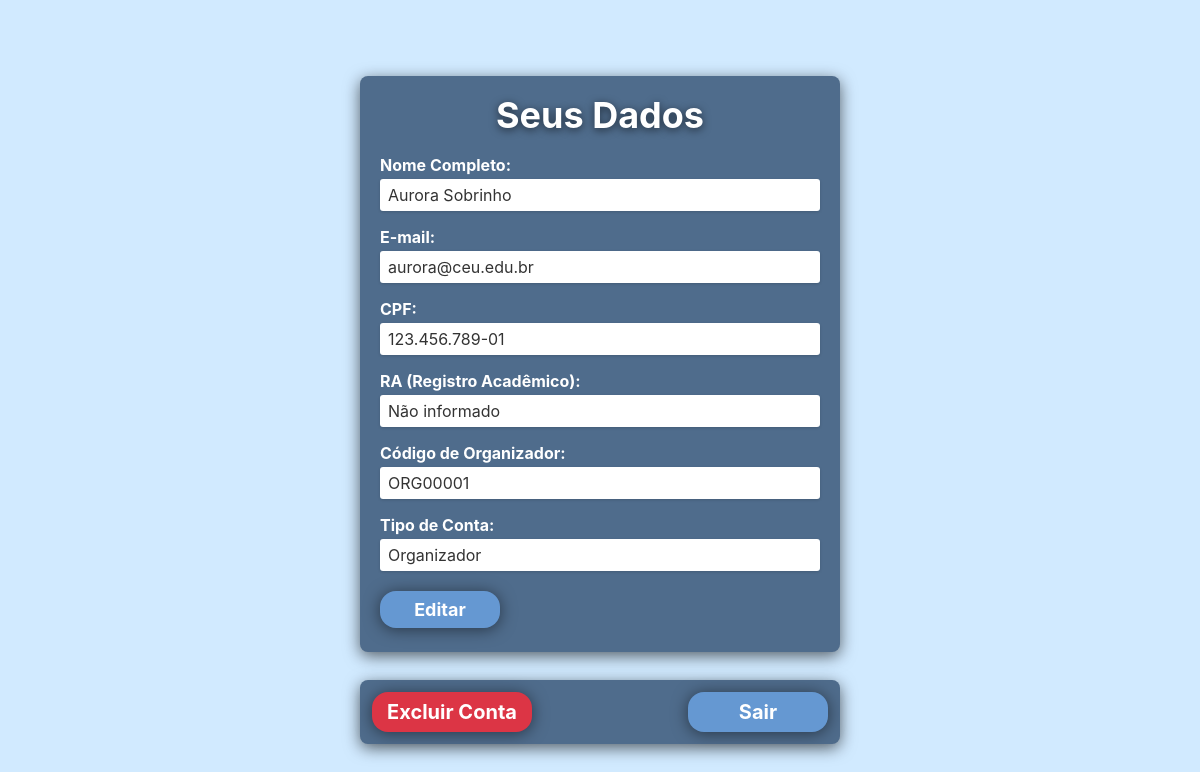
The app's page /PaginasOrganizador/PerfilOrganizador.php (signed in) with its own data.
### tables this page shows
create table if not exists usuario(
CPF char(11) primary key,
Nome varchar(100),
Email varchar(100),
Senha varchar(255),
RA char(7) null,
Codigo varchar(8),
Organizador tinyint(1) not null default 0,
TemaSite tinyint(1) not null default 0,
constraint chk_codigo_organizador check (
    (Organizador = 0) OR 
    (Organizador = 1 AND Codigo is not null)
),
constraint chk_tema_site check (TemaSite in (0,1))
);

### PaginasOrganizador/PerfilOrganizador.php (the view, shortened to what this page needs)
<?php
require_once('../BancoDados/conexao.php');
$cpfUsuario = $_SESSION['cpf'];
$consultaSQL = "SELECT Nome, Email, CPF, RA, Codigo, Organizador FROM usuario WHERE CPF = ?";
$declaracaoPreparada = mysqli_prepare($conexao, $consultaSQL);
if ($declaracaoPreparada) {
    mysqli_stmt_bind_param($declaracaoPreparada, "s", $cpfUsuario);
    mysqli_stmt_execute($declaracaoPreparada);
    $resultadoConsulta = mysqli_stmt_get_result($declaracaoPreparada);
    $dadosUsuario = mysqli_fetch_assoc($resultadoConsulta);
} else {
    header('Location: ../PaginasPublicas/ContainerPublico.php?pagina=login&erro=usuario_nao_encontrado');
    exit;
}
$cpf_formatado = $dadosUsuario['CPF'] ?? '';
if (strlen($cpf_formatado) == 11) {
    $cpf_formatado = substr($cpf_formatado, 0, 3) . '.' .
                    substr($cpf_formatado, 3, 3) . '.' .
                    substr($cpf_formatado, 6, 3) . '-' .
                    substr($cpf_formatado, 9, 2);
}
?>
<!DOCTYPE html>
<html lang="pt-br">
<head>
    <link rel="stylesheet" href="../styleGlobal.css" />
</head>
<body>
    <div id="main-content">
        <div class="container-perfil">
            <div class="cartao-dados">
                <h1 class="titulo-cartao">Seus Dados</h1>
                <form id="form-perfil-organizador" name="perfil_organizador" method="post">
                    <div class="grupo-formulario">
                        <span class="label-formulario">Nome Completo:</span>
                        <div class="controle-formulario campo-nao-editavel" data-tooltip="Para alterar este campo, entre em contato conosco através do Fale Conosco">
                            <span id="name-display"><?php echo htmlspecialchars($dadosUsuario['Nome'] ?? 'Nome não encontrado'); ?></span>
                        </div>
                    </div>
                    <div class="grupo-formulario">
                        <label for="email-input">E-mail:</label>
                        <div class="controle-formulario">
                            <span id="email-display"><?php echo htmlspecialchars($dadosUsuario['Email'] ?? 'Email não encontrado'); ?></span>
                        </div>
                    </div>
                    <div class="grupo-formulario">
                        <span class="label-formulario">CPF:</span>
                        <div class="controle-formulario campo-nao-editavel" data-tooltip="Este campo não pode ser alterado">
                            <span id="cpf-display"><?php echo htmlspecialchars($cpf_formatado); ?></span>
                        </div>
                    </div>
                    <div class="grupo-formulario">
                        <label for="ra-input">RA (Registro Acadêmico):</label>
                        <div class="controle-formulario">
                            <span id="ra-display"><?php echo htmlspecialchars($dadosUsuario['RA'] ?? 'Não informado'); ?></span>
                        </div>
                    </div>
                    <div class="grupo-formulario">
                        <span class="label-formulario">Código de Organizador:</span>
                        <div class="controle-formulario campo-nao-editavel" data-tooltip="Este campo não pode ser alterado">
                            <span id="codigo-display"><?php echo htmlspecialchars($dadosUsuario['Codigo'] ?? 'Código não encontrado'); ?></span>
                        </div>
                    </div>
                    <div class="grupo-formulario">
                        <span class="label-formulario">Tipo de Conta:</span>
                        <div class="controle-formulario campo-nao-editavel" data-tooltip="Este campo não pode ser alterado">
                            <span id="tipo-conta-display">Organizador</span>
                        </div>
                    </div>
                    <div class="acoes-formulario">
                        <button type="button" class="botao botao-editar" id="btn-editar">Editar</button>
                    </div>
                </form>
            </div>
            <div class="barra-acoes">
                <button type="button" class="botao botao-excluir" id="btn-excluir-conta">Excluir Conta</button>
                <button type="button" class="botao botao-sair" onclick="window.location.href='../PaginasPublicas/Logout.php'">Sair</button>
            </div>
        </div>
    </div>
</body>
</html>

### styleGlobal.css (style rules this page uses)
:root { --branco: #FFFFFF; --preto: #000000; --botao: #6598D2; --caixas: #4F6C8C; --fundo: #D1EAFF; --cinza-escuro: #333333; --cinza-medio: #888888; --azul-escuro: #0a1449; --azul-claro: #8ad7da; --sombra-padrao: rgba(0, 0, 0, 0.6); --sombra-forte: rgba(0, 0, 0, 0.8); --sombra-leve: rgba(0, 0, 0, 0.5); }
#main-content { transition: margin-left 0.3s, margin-right 0.3s; margin-left: 0; margin-right: 0; }
html, body { scrollbar-width: thin; scrollbar-color: var(--botao) var(--caixas); }
*, *::before, *::after { box-sizing: border-box; margin: 0; padding: 0; }
body { margin: 0; padding: 0; font-family: 'Inter', sans-serif; background-color: var(--fundo); color: var(--branco); min-height: 100vh; display: flex; justify-content: center; align-items: center; }
.btn, .botao { border: none; cursor: pointer; border-radius: 1rem !important; box-shadow: 0rem 0.1rem 1rem var(--sombra-leve) !important; transition: transform 0.2s ease, box-shadow 0.2s ease, background-color 0.2s ease !important; will-change: transform !important; }

### PaginasOrganizador/PerfilOrganizador.php (style rules this page uses)
.container-perfil { width: 30rem; max-width: 100%; display: flex; flex-direction: column; gap: 1.25rem; }
.cartao-dados { background-color: var(--caixas); border-radius: 0.5rem; padding: 1.25rem 1.25rem 1.5rem 1.25rem; box-shadow: 0 0.25rem 1rem var(--sombra-padrao); }
.titulo-cartao { color: var(--branco); font-weight: 700; font-size: 2.25rem; line-height: 1.1; text-align: center; letter-spacing: 0; text-shadow: 0 0.125rem 0.5rem var(--sombra-padrao); margin-top: 0; margin-bottom: 1.25rem; }
.grupo-formulario { margin-bottom: 1rem; }
label { display: block; color: var(--branco); font-weight: 700; font-size: 1rem; margin-bottom: 0.25rem; letter-spacing: 0; }
.controle-formulario { background-color: var(--branco); border-radius: 0.1875rem; padding: 0.25rem 0.5rem; font-size: 1rem; color: var(--cinza-escuro); width: 100%; line-height: 1.5; border: none; box-shadow: 0 0.0625rem 0.1875rem rgba(0, 0, 0, 0.15); margin-top: 0; margin-bottom: 0; min-height: 2rem; display: flex; align-items: center; }
.controle-formulario.campo-nao-editavel { cursor: help; position: relative; }
.acoes-formulario { margin-top: 1.25rem; display: flex; justify-content: space-between; gap: 0.75rem; }
.botao { border: none; border-radius: 0.3125rem; color: var(--branco); font-family: 'Inter', sans-serif; font-weight: 700; font-size: 1.125rem; cursor: pointer; padding: 0.5rem 2rem; text-align: center; transition: opacity 0.2s ease; box-shadow: 0 0.125rem 0.25rem rgba(0, 0, 0, 0.15); background-color: var(--botao); }
.botao-editar { background-color: var(--botao); width: 7.5rem; }
.label-formulario { display: block; color: var(--branco); font-weight: 700; font-size: 1rem; margin-bottom: 0.25rem; letter-spacing: 0; font-family: 'Inter', sans-serif; }
.label-formulario { display: block; color: var(--branco); font-weight: 700; font-size: 1rem; margin-bottom: 0.25rem; letter-spacing: 0; }
.botao { border: none; border-radius: 0.25rem; font-weight: 700; font-size: 1.125rem; cursor: pointer; padding: 0.5rem 2rem; text-align: center; transition: opacity 0.2s ease; box-shadow: 0 0.125rem 0.25rem rgba(0, 0, 0, 0.15); background-color: var(--botao); color: var(--branco); font-family: 'Inter', sans-serif; text-decoration: none; white-space: nowrap; }
.botao-excluir { background-color: #dc3545; width: 10rem; font-size: 1.25rem; padding: 0.5rem 0; }
.botao-sair { background-color: var(--botao); width: 8.75rem; font-size: 1.25rem; padding: 0.5rem 0; }
.barra-acoes { display: flex; justify-content: space-between; gap: 1.25rem; margin-top: 0.5rem; background: var(--caixas); border-radius: 0.5rem; box-shadow: 0 0.25rem 1rem var(--sombra-padrao); padding: 0.75rem 0.75rem 0.75rem 0.75rem; width: 30rem; max-width: 100%; box-sizing: border-box; }

### records on screen
usuario: Nome "Aurora Sobrinho", Email "aurora@ceu.edu.br", CPF "123.456.789-01", RA "Não informado", Codigo "ORG00001"
